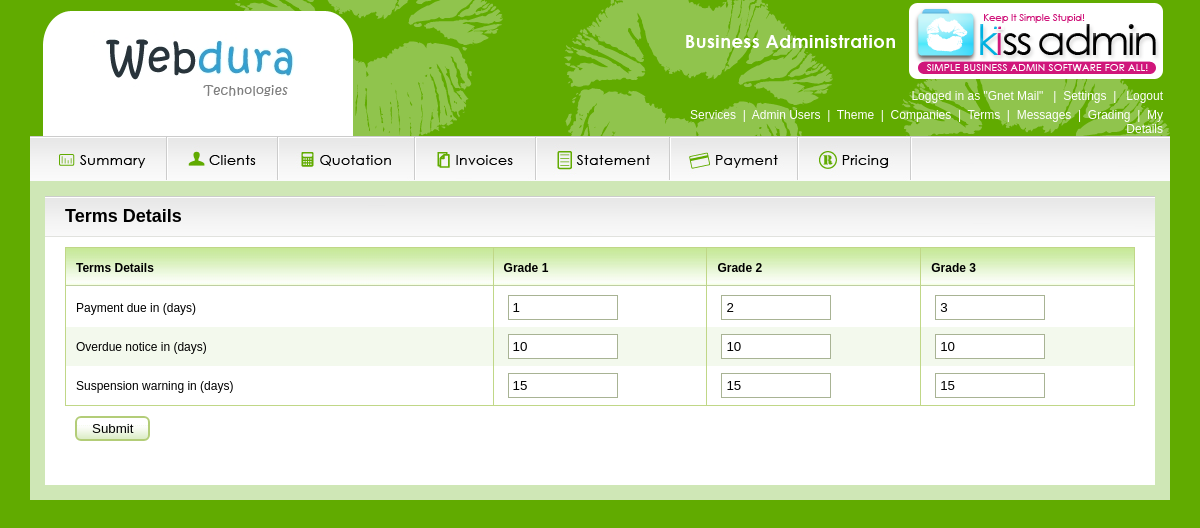
Screenshot of /accounts.php (signed in) with the database file from the repository.
### tables this page shows
CREATE TABLE IF NOT EXISTS `gma_admins_permission` (
  `companyId` int(11) NOT NULL,
  `admins_id` int(1) NOT NULL,
  `module_id` int(11) NOT NULL,
  KEY `admins_id` (`admins_id`)
);

CREATE TABLE IF NOT EXISTS `gma_modules` (
  `id` int(11) NOT NULL AUTO_INCREMENT,
  `name` varchar(100) NOT NULL,
  `default` int(1) NOT NULL DEFAULT '1',
  `display` int(1) NOT NULL DEFAULT '1',
  `status` int(1) NOT NULL DEFAULT '1',
  `filename` varchar(200) NOT NULL,
  `class` varchar(15) NOT NULL,
  `order` int(11) NOT NULL,
  `menu` int(1) NOT NULL COMMENT '1 - Top, 2 - Main',
  `for_users` varchar(10) NOT NULL,
  PRIMARY KEY (`id`)
);

### functions.php (called while the page is built, shortened)
<?
$ses_userId = $_SESSION['ses_userId'];
$login_sql  = "SELECT * FROM gma_logins WHERE userId='$ses_userId'";
$login_rs   = mysql_query($login_sql);
if(mysql_num_rows($login_rs)>0)
{
    $login_row = mysql_fetch_assoc($login_rs);
    $_SESSION['ses_companyId']  = $ses_companyId  = $login_row['companyId'];
    $_SESSION['ses_userType']   = $ses_userType   = $login_row['userType'];
}
$theme_sql = "SELECT gma_company_theme.*,theme,color1,color2,color3,color4 FROM gma_company_theme,gma_theme WHERE id=theme_id AND companyId='$ses_companyId'";
$theme_rs  = mysql_query($theme_sql);
$theme_row = mysql_fetch_assoc($theme_rs);
$site_logo        = $active_theme['site_logo']      = (isset($theme_row['site_logo']) && $theme_row['site_logo']!='') ? 'images/company/'.$theme_row['site_logo'] : 'images/logo.png';
?>

### accounts.php (the view, shortened to what this page needs)
<?php
include("header.php");
$account_sql = "SELECT * FROM gma_accounts WHERE companyId='$ses_companyId'";
$account_rs  = mysql_query($account_sql);
$account_array = array();
while ($account_row = mysql_fetch_assoc($account_rs)) {
    $account_array['paymentDue'][$account_row['grade']]        = $account_row['paymentDue'];
    $account_array['overdueNotice'][$account_row['grade']]     = $account_row['overdueNotice'];
    $account_array['suspensionWarning'][$account_row['grade']] = $account_row['suspensionWarning'];
}
$page_title = "Terms Details";
include_once('sub_header.php');
?>
<form method="POST" id="accountForm" name='accountForm'>
<table width="100%" class="list" cellpadding="0" cellspacing="0">
    <tr>
        <th>Terms Details</th>
        <th>Grade 1</th>
        <th>Grade 2</th>
        <th>Grade 3</th>
    </tr>
    <tr class="<?=(($row_flag++)%2==1 ? '' : 'altrow')?>">
        <td>Payment due in (days)</td>
        <td width="20%"><input type="text" name="paymentDue[1]" class="required textbox number" value="<?=$account_array['paymentDue'][1]?>" style="width:100px"></td>
        <td width="20%"><input type="text" name="paymentDue[2]" class="required textbox number" value="<?=$account_array['paymentDue'][2]?>" style="width:100px"></td>
        <td width="20%"><input type="text" name="paymentDue[3]" class="required textbox number" value="<?=$account_array['paymentDue'][3]?>" style="width:100px"></td>
    </tr>
    <tr class="<?=(($row_flag++)%2==1 ? '' : 'altrow')?>">
        <td>Overdue notice in (days)</td>
        <td><input type="text" name="overdueNotice[1]" class="required textbox number" value="<?=$account_array['overdueNotice'][1]?>" style="width:100px"></td>
        <td><input type="text" name="overdueNotice[2]" class="required textbox number" value="<?=$account_array['overdueNotice'][2]?>" style="width:100px"></td>
        <td><input type="text" name="overdueNotice[3]" class="required textbox number" value="<?=$account_array['overdueNotice'][3]?>" style="width:100px"></td>
    </tr>
    <tr class="<?=(($row_flag++)%2==1 ? '' : 'altrow')?>">
        <td>Suspension warning in (days)</td>
        <td><input type="text" name="suspensionWarning[1]" class="required textbox number" value="<?=$account_array['suspensionWarning'][1]?>" style="width:100px"></td>
        <td><input type="text" name="suspensionWarning[2]" class="required textbox number" value="<?=$account_array['suspensionWarning'][2]?>" style="width:100px"></td>
        <td><input type="text" name="suspensionWarning[3]" class="required textbox number" value="<?=$account_array['suspensionWarning'][3]?>" style="width:100px"></td>
    </tr>
</table>
<div class="addedit_btn"><input type="submit" name="sbmt" id="sbmt" value="Submit" class="btn_style" /></div>
</form>
<?php include("footer.php");  ?>

### header.php (shortened to what this page needs)
<?php
include("functions.php");
$pages    = $top_menu = $main_menu = $module_ids = array();
if(isset($_SESSION['ses_userId']) && $_SESSION['ses_userId']>0) {
    $admins_id  = 5;
    $admins_sql = "SELECT * FROM gma_admins WHERE type='$ses_userType'";
    $admins_rs  = mysql_query($admins_sql);
    if(mysql_num_rows($admins_rs)==1) {
        $admins_row = mysql_fetch_assoc($admins_rs);
        $admins_id  = $admins_row['id'];
    }
    $module_sql = "SELECT * FROM gma_admins_permission AS AP, gma_company_module AS CM, gma_modules AS MO WHERE AP.companyId=CM.companyId AND AP.module_id=CM.module_id AND AP.module_id=MO.id AND AP.admins_id=$admins_id AND CM.companyId=$ses_companyId AND CM.status=1";
    $module_top_sql = "$module_sql AND menu=1 ORDER BY `order` ASC";
    $module_top_rs  = mysql_query($module_top_sql);
    while ($module_top_row = mysql_fetch_assoc($module_top_rs)) {
    	   $top_menu[]   = $module_top_row;
    }
    $module_main_sql = "$module_sql AND menu=2 ORDER BY `order` ASC";
    $module_main_rs  = mysql_query($module_main_sql);
    while ($module_main_row = mysql_fetch_assoc($module_main_rs)) {
    	   $main_menu[]  = $module_main_row;
    }
}
$row_flag = 1;
?>
<!DOCTYPE html PUBLIC "-//W3C//DTD XHTML 1.0 Transitional//EN" "http://www.w3.org/TR/xhtml1/DTD/xhtml1-transitional.dtd">
<html xmlns="http://www.w3.org/1999/xhtml">
<head>
    <link href="style.php" rel="stylesheet" type="text/css" />
    <link rel="stylesheet" href="css/thickbox.css" type="text/css" media="screen" />
    <link rel="stylesheet" href="css/jquery.alerts.css" type="text/css" media="screen" />
</head>
<body>
<div id="wrapper">
    <div id="head">
        <div id="head_left">
            <div class="head_left"></div>
            <div class="logo"><img src="<?=$site_logo?>" align="center"></div>
            <div class="head_right"></div>
        </div>
        <div id="head_right">
            <img src="images/KISSAdmin_logo.png" align="right">
            <div class="right_links">
                <div class="login">
                    Logged in as "<?=$_SESSION['displayName']?>"&nbsp;&nbsp;&nbsp;|&nbsp;
                    <? if(count($top_menu)>0) { ?>
                        <a href="javascript:void(0);" onclick="settingsTab();">Settings</a>&nbsp;&nbsp;|&nbsp;&nbsp;
                    <? } ?>
                    <a href="index.php?logoff=signout">Logout</a>
                </div>
                <? if(count($top_menu)>0) { ?>
                    <div class="submenu">
                    <? foreach ($top_menu as $key=>$menu) { ?>
                        <? if($key!=0) { ?> &nbsp;|&nbsp; <? } ?>
                        <a href="<?=$menu['filename']?>" title="<?=$menu['name']?>"><?=$menu['name']?></a>
                    <? } ?>
                    </div>
                <? } ?>
            </div>
        </div>
    </div>
    <div id="top_buttons">
        <ul>
            <? foreach ($main_menu as $key=>$menu) { ?>
                <li><a href="<?=$menu['filename']?>" class="<?=$menu['class']?>"></a></li>
            <? } ?>
        </ul>
    </div>
    <div id="maincontent">

### sub_header.php (shortened to what this page needs)
<div id="subcontent">
    <div class="page_header">
        <div class="fleft padding_top">
            <h2 class=""><?=$page_title?></h2>
        </div>
    </div>
    <div class="contents">

### footer.php
    </div>
    <div style="clear:both;padding-bottom:10px;">&nbsp;</div>
</body>
</html>

### rows the page displays
gma_admins_permission: gma_modules.name "Services"
gma_admins_permission: gma_modules.name "Admin Users"
gma_admins_permission: gma_modules.name "Theme"
gma_admins_permission: gma_modules.name "Companies"
gma_admins_permission: gma_modules.name "Terms"
gma_admins_permission: gma_modules.name "Messages"
gma_admins_permission: gma_modules.name "Grading"
gma_admins_permission: gma_modules.name "My Details"
gma_admins_permission: shows a picture
gma_admins_permission: shows a picture
gma_admins_permission: shows a picture, admins "1"
gma_admins_permission: shows a picture
gma_admins_permission: shows a picture
gma_admins_permission: shows a picture
gma_admins_permission: shows a picture
gma_modules: menu "2"

### other values shown
$_SESSION['displayName'] "Gnet Mail"
$page_title "Terms Details"
